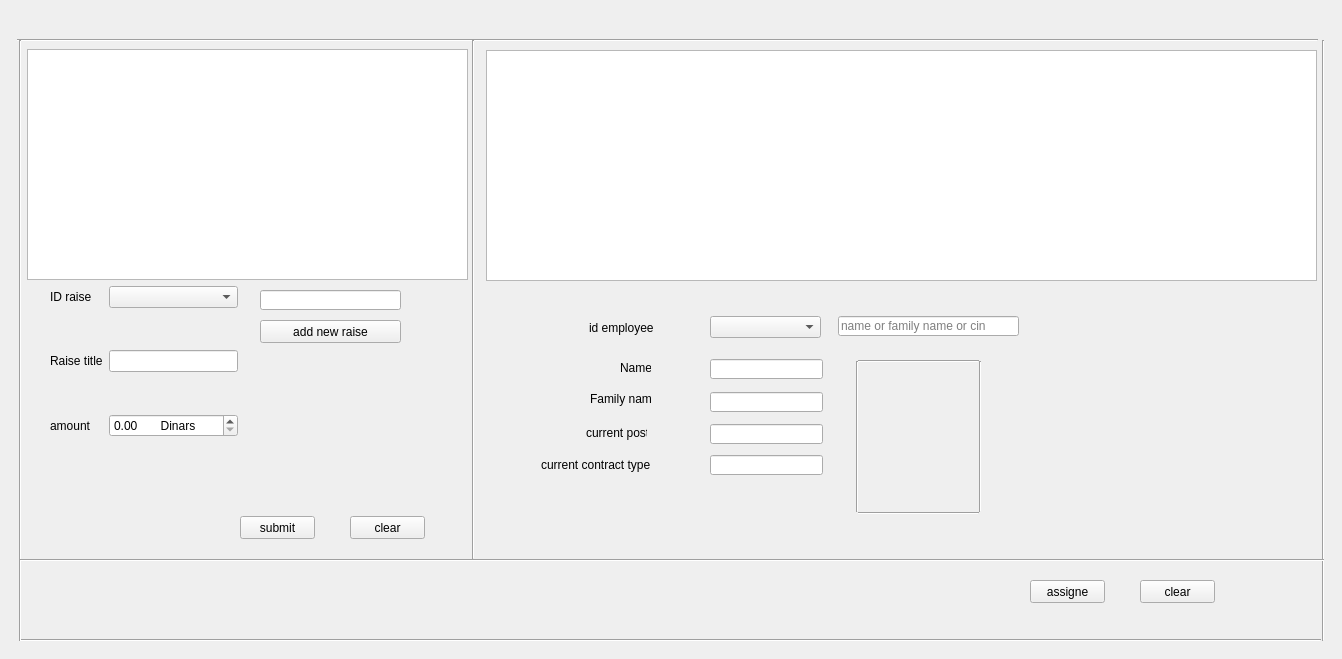
     <widget class="QWidget" name="tab_15">
      <attribute name="title">
       <string>add</string>
      </attribute>
      <widget class="QWidget" name="formLayoutWidget">
       <property name="geometry">
        <rect>
         <x>250</x>
         <y>351</y>
         <width>160</width>
         <height>101</height>
        </rect>
       </property>
       <layout class="QFormLayout" name="formLayout">
        <item row="0" column="0" colspan="2">
         <widget class="QLabel" name="raise_title_error_lab">
          <property name="text">
           <string/>
          </property>
         </widget>
        </item>
        <item row="1" column="0">
         <spacer name="verticalSpacer_3">
          <property name="orientation">
           <enum>Qt::Vertical</enum>
          </property>
          <property name="sizeHint" stdset="0">
           <size>
            <width>20</width>
            <height>56</height>
           </size>
          </property>
         </spacer>
        </item>
        <item row="2" column="0" colspan="2">
         <widget class="QLabel" name="amount_error_lab">
          <property name="text">
           <string/>
          </property>
         </widget>
        </item>
       </layout>
      </widget>
      <widget class="Line" name="line_63">
       <property name="geometry">
        <rect>
         <x>17</x>
         <y>30</y>
         <width>1301</width>
         <height>20</height>
        </rect>
       </property>
       <property name="orientation">
        <enum>Qt::Horizontal</enum>
       </property>
      </widget>
      <widget class="Line" name="line_64">
       <property name="geometry">
        <rect>
         <x>20</x>
         <y>630</y>
         <width>1301</width>
         <height>20</height>
        </rect>
       </property>
       <property name="orientation">
        <enum>Qt::Horizontal</enum>
       </property>
      </widget>
      <widget class="Line" name="line_65">
       <property name="geometry">
        <rect>
         <x>10</x>
         <y>40</y>
         <width>20</width>
         <height>601</height>
        </rect>
       </property>
       <property name="orientation">
        <enum>Qt::Vertical</enum>
       </property>
      </widget>
      <widget class="Line" name="line_66">
       <property name="geometry">
        <rect>
         <x>1313</x>
         <y>40</y>
         <width>20</width>
         <height>601</height>
        </rect>
       </property>
       <property name="orientation">
        <enum>Qt::Vertical</enum>
       </property>
      </widget>
      <widget class="QPushButton" name="clear_raise">
       <property name="geometry">
        <rect>
         <x>350</x>
         <y>516</y>
         <width>75</width>
         <height>23</height>
        </rect>
       </property>
       <property name="text">
        <string>clear</string>
       </property>
      </widget>
      <widget class="QPushButton" name="add_raise">
       <property name="geometry">
        <rect>
         <x>240</x>
         <y>516</y>
         <width>75</width>
         <height>23</height>
        </rect>
       </property>
       <property name="text">
        <string>submit</string>
       </property>
      </widget>
      <widget class="Line" name="line_67">
       <property name="geometry">
        <rect>
         <x>463</x>
         <y>40</y>
         <width>20</width>
         <height>519</height>
        </rect>
       </property>
       <property name="orientation">
        <enum>Qt::Vertical</enum>
       </property>
      </widget>
      <widget class="Line" name="line_68">
       <property name="geometry">
        <rect>
         <x>20</x>
         <y>550</y>
         <width>1304</width>
         <height>20</height>
        </rect>
       </property>
       <property name="orientation">
        <enum>Qt::Horizontal</enum>
       </property>
      </widget>
      <widget class="Line" name="mod_move_photo_right_line_2">
       <property name="geometry">
        <rect>
         <x>972</x>
         <y>361</y>
         <width>16</width>
         <height>151</height>
        </rect>
       </property>
       <property name="orientation">
        <enum>Qt::Vertical</enum>
       </property>
      </widget>
      <widget class="QLineEdit" name="raise_emp_name_le">
       <property name="geometry">
        <rect>
         <x>710</x>
         <y>359</y>
         <width>113</width>
         <height>20</height>
        </rect>
       </property>
       <property name="text">
        <string/>
       </property>
       <property name="echoMode">
        <enum>QLineEdit::Normal</enum>
       </property>
       <property name="readOnly">
        <bool>true</bool>
       </property>
       <property name="placeholderText">
        <string/>
       </property>
      </widget>
      <widget class="QLineEdit" name="raise_current_post_le">
       <property name="geometry">
        <rect>
         <x>710</x>
         <y>424</y>
         <width>113</width>
         <height>20</height>
        </rect>
       </property>
       <property name="text">
        <string/>
       </property>
       <property name="echoMode">
        <enum>QLineEdit::Normal</enum>
       </property>
       <property name="readOnly">
        <bool>true</bool>
       </property>
       <property name="placeholderText">
        <string/>
       </property>
      </widget>
      <widget class="QLabel" name="raise_emp_family_name_lab">
       <property name="geometry">
        <rect>
         <x>590</x>
         <y>391</y>
         <width>61</width>
         <height>16</height>
        </rect>
       </property>
       <property name="text">
        <string>Family name</string>
       </property>
      </widget>
      <widget class="Line" name="mod_move_photo_left_line_2">
       <property name="geometry">
        <rect>
         <x>849</x>
         <y>361</y>
         <width>16</width>
         <height>151</height>
        </rect>
       </property>
       <property name="orientation">
        <enum>Qt::Vertical</enum>
       </property>
      </widget>
      <widget class="QLabel" name="raise_current_salary_lab">
       <property name="geometry">
        <rect>
         <x>541</x>
         <y>455</y>
         <width>121</width>
         <height>20</height>
        </rect>
       </property>
       <property name="text">
        <string>current contract type</string>
       </property>
      </widget>
      <widget class="QTableView" name="raise_employee_list_tab_v">
       <property name="geometry">
        <rect>
         <x>486</x>
         <y>50</y>
         <width>831</width>
         <height>231</height>
        </rect>
       </property>
       <property name="alternatingRowColors">
        <bool>true</bool>
       </property>
       <property name="selectionBehavior">
        <enum>QAbstractItemView::SelectRows</enum>
       </property>
      </widget>
      <widget class="Line" name="mod_move_photo_upper_line_2">
       <property name="geometry">
        <rect>
         <x>858</x>
         <y>351</y>
         <width>121</width>
         <height>20</height>
        </rect>
       </property>
       <property name="orientation">
        <enum>Qt::Horizontal</enum>
       </property>
      </widget>
      <widget class="QLineEdit" name="raise_emp_family_name_le">
       <property name="geometry">
        <rect>
         <x>710</x>
         <y>392</y>
         <width>113</width>
         <height>20</height>
        </rect>
       </property>
       <property name="text">
        <string/>
       </property>
       <property name="readOnly">
        <bool>true</bool>
       </property>
       <property name="placeholderText">
        <string/>
       </property>
      </widget>
      <widget class="QLabel" name="raise_emp_current_post_lab">
       <property name="geometry">
        <rect>
         <x>586</x>
         <y>423</y>
         <width>61</width>
         <height>20</height>
        </rect>
       </property>
       <property name="text">
        <string>current post</string>
       </property>
      </widget>
      <widget class="QComboBox" name="raise_id_employee">
       <property name="enabled">
        <bool>true</bool>
       </property>
       <property name="geometry">
        <rect>
         <x>710</x>
         <y>316</y>
         <width>111</width>
         <height>22</height>
        </rect>
       </property>
       <property name="editable">
        <bool>false</bool>
       </property>
      </widget>
      <widget class="QLabel" name="raise_move_id_lab">
       <property name="geometry">
        <rect>
         <x>589</x>
         <y>318</y>
         <width>81</width>
         <height>20</height>
        </rect>
       </property>
       <property name="text">
        <string>id employee</string>
       </property>
      </widget>
      <widget class="QLineEdit" name="raise_search_name">
       <property name="geometry">
        <rect>
         <x>838</x>
         <y>316</y>
         <width>181</width>
         <height>20</height>
        </rect>
       </property>
       <property name="placeholderText">
        <string>name or family name or cin</string>
       </property>
      </widget>
      <widget class="QLineEdit" name="raise_contract_emp_le">
       <property name="geometry">
        <rect>
         <x>710</x>
         <y>455</y>
         <width>113</width>
         <height>20</height>
        </rect>
       </property>
       <property name="text">
        <string/>
       </property>
       <property name="echoMode">
        <enum>QLineEdit::Normal</enum>
       </property>
       <property name="readOnly">
        <bool>true</bool>
       </property>
       <property name="placeholderText">
        <string/>
       </property>
      </widget>
      <widget class="QLabel" name="raise_emp_photo_pix_map">
       <property name="geometry">
        <rect>
         <x>865</x>
         <y>366</y>
         <width>111</width>
         <height>141</height>
        </rect>
       </property>
       <property name="text">
        <string/>
       </property>
      </widget>
      <widget class="QLabel" name="raise_emp_name_lab">
       <property name="geometry">
        <rect>
         <x>620</x>
         <y>360</y>
         <width>31</width>
         <height>16</height>
        </rect>
       </property>
       <property name="text">
        <string>Name</string>
       </property>
      </widget>
      <widget class="Line" name="mod_prom_bottom_line_2">
       <property name="geometry">
        <rect>
         <x>858</x>
         <y>505</y>
         <width>121</width>
         <height>16</height>
        </rect>
       </property>
       <property name="orientation">
        <enum>Qt::Horizontal</enum>
       </property>
      </widget>
      <widget class="QPushButton" name="clear_raise_2">
       <property name="geometry">
        <rect>
         <x>1140</x>
         <y>580</y>
         <width>75</width>
         <height>23</height>
        </rect>
       </property>
       <property name="text">
        <string>clear</string>
       </property>
      </widget>
      <widget class="QPushButton" name="add_raise_2">
       <property name="geometry">
        <rect>
         <x>1030</x>
         <y>580</y>
         <width>75</width>
         <height>23</height>
        </rect>
       </property>
       <property name="text">
        <string>assigne</string>
       </property>
      </widget>
      <widget class="QPushButton" name="enable_or_select_new_raise">
       <property name="geometry">
        <rect>
         <x>260</x>
         <y>320</y>
         <width>141</width>
         <height>23</height>
        </rect>
       </property>
       <property name="text">
        <string>add new raise</string>
       </property>
      </widget>
      <widget class="QWidget" name="layoutWidget">
       <property name="geometry">
        <rect>
         <x>50</x>
         <y>286</y>
         <width>188</width>
         <height>151</height>
        </rect>
       </property>
       <layout class="QFormLayout" name="formLayout_2">
        <item row="0" column="0">
         <widget class="QLabel" name="ID_raise_l">
          <property name="text">
           <string>ID raise</string>
          </property>
         </widget>
        </item>
        <item row="0" column="1">
         <widget class="QComboBox" name="id_raise"/>
        </item>
        <item row="2" column="0">
         <widget class="QLabel" name="Raise_title_l">
          <property name="text">
           <string>Raise title</string>
          </property>
         </widget>
        </item>
        <item row="2" column="1">
         <widget class="QLineEdit" name="Raise_title_le"/>
        </item>
        <item row="4" column="0">
         <widget class="QLabel" name="amount_raise_l">
          <property name="text">
           <string>amount</string>
          </property>
         </widget>
        </item>
        <item row="4" column="1">
         <widget class="QDoubleSpinBox" name="amount_raise_sp">
          <property name="suffix">
           <string>       Dinars</string>
          </property>
          <property name="maximum">
           <double>99999.000000000000000</double>
          </property>
          <property name="singleStep">
           <double>0.500000000000000</double>
          </property>
         </widget>
        </item>
        <item row="3" column="1">
         <spacer name="verticalSpacer">
          <property name="orientation">
           <enum>Qt::Vertical</enum>
          </property>
          <property name="sizeHint" stdset="0">
           <size>
            <width>20</width>
            <height>40</height>
           </size>
          </property>
         </spacer>
        </item>
        <item row="1" column="1">
         <spacer name="verticalSpacer_2">
          <property name="orientation">
           <enum>Qt::Vertical</enum>
          </property>
          <property name="sizeHint" stdset="0">
           <size>
            <width>20</width>
            <height>40</height>
           </size>
          </property>
         </spacer>
        </item>
       </layout>
      </widget>
      <widget class="QTableView" name="raises_table_view">
       <property name="geometry">
        <rect>
         <x>27</x>
         <y>49</y>
         <width>441</width>
         <height>231</height>
        </rect>
       </property>
       <property name="selectionBehavior">
        <enum>QAbstractItemView::SelectRows</enum>
       </property>
      </widget>
      <widget class="QLineEdit" name="search_raises">
       <property name="geometry">
        <rect>
         <x>260</x>
         <y>290</y>
         <width>141</width>
         <height>20</height>
        </rect>
       </property>
      </widget>
     </widget>
